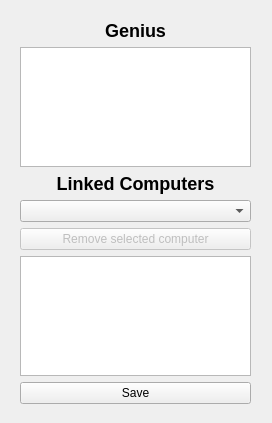
<?xml version="1.0" encoding="UTF-8"?>
<ui version="4.0">
 <class>EditRelation</class>
 <widget class="QDialog" name="EditRelation">
  <property name="geometry">
   <rect>
    <x>0</x>
    <y>0</y>
    <width>272</width>
    <height>423</height>
   </rect>
  </property>
  <property name="windowTitle">
   <string>Edit Relationship</string>
  </property>
  <property name="windowIcon">
   <iconset resource="resources.qrc">
    <normaloff>:/icons/images/genius-icon.png</normaloff>:/icons/images/genius-icon.png</iconset>
  </property>
  <widget class="QWidget" name="layoutWidget">
   <property name="geometry">
    <rect>
     <x>20</x>
     <y>20</y>
     <width>231</width>
     <height>384</height>
    </rect>
   </property>
   <layout class="QVBoxLayout" name="verticalLayout_3">
    <item>
     <layout class="QVBoxLayout" name="verticalLayout_2">
      <item>
       <widget class="QLabel" name="label">
        <property name="text">
         <string>&lt;html&gt;&lt;head/&gt;&lt;body&gt;&lt;p align=&quot;center&quot;&gt;&lt;span style=&quot; font-size:x-large; font-weight:600;&quot;&gt;Genius&lt;/span&gt;&lt;/p&gt;&lt;/body&gt;&lt;/html&gt;</string>
        </property>
       </widget>
      </item>
      <item>
       <widget class="QListWidget" name="selectedGeniusListWidget"/>
      </item>
     </layout>
    </item>
    <item>
     <layout class="QVBoxLayout" name="verticalLayout">
      <item>
       <widget class="QLabel" name="label_2">
        <property name="text">
         <string>&lt;html&gt;&lt;head/&gt;&lt;body&gt;&lt;p align=&quot;center&quot;&gt;&lt;span style=&quot; font-size:x-large; font-weight:600;&quot;&gt;Linked Computers&lt;/span&gt;&lt;/p&gt;&lt;/body&gt;&lt;/html&gt;</string>
        </property>
       </widget>
      </item>
      <item>
       <widget class="QComboBox" name="allComputersComboBox">
        <property name="currentText">
         <string/>
        </property>
       </widget>
      </item>
      <item>
       <widget class="QPushButton" name="pushButtonRemoveComputer">
        <property name="enabled">
         <bool>false</bool>
        </property>
        <property name="text">
         <string>Remove selected computer</string>
        </property>
       </widget>
      </item>
      <item>
       <widget class="QListWidget" name="linkedComputersListWidget"/>
      </item>
     </layout>
    </item>
    <item>
     <widget class="QPushButton" name="pushButtonSaveRelation">
      <property name="text">
       <string>Save</string>
      </property>
     </widget>
    </item>
   </layout>
  </widget>
 </widget>
 <resources>
  <include location="resources.qrc"/>
 </resources>
 <connections/>
</ui>
